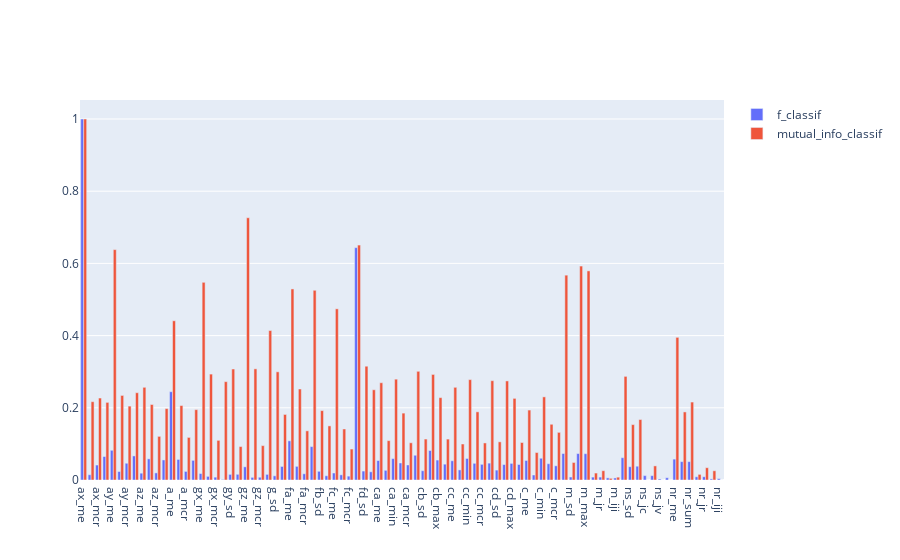

The notebook cell this image was saved under:
### Markdown cell above
### Feature selection algorithms
<a id='feature_selection'></a>

With some of the features being useless or even hurtful to our accuracy score, we would like to obtain an optimal feature subset. Besides improving our accuracy scores with this approach, we also expect to better understand which features and consequently which sensors are most informative in the domain of continuous authentication in an IoT environment.

We will use feature selection techniques implemented in the sklearn library, as they should more than suffice for our needs.

### Code cell
# Data
datas = datas_1

users = get_users_data(datas[0])

t = 13
i = 0
X = datas[i].iloc[:, 2:].values
y = datas[i].iloc[:, 0].values.ravel()
cols = list(datas[i].iloc[:, 2:].columns)

sel = VarianceThreshold()
sel.fit(X)
max_score = max(sel.variances_)
variances_scores = [x/max_score for x in sel.variances_]

sel = SelectKBest(f_classif, k=2)
sel.fit(X, y)
max_score = max(sel.scores_)
f_classif_scores = [x/max_score for x in sel.scores_]
# indices = sorted(np.argpartition(f_classif_scores, -t)[-t:])
# print("F classif:")
# print([cols[x] for x in indices])

sel = SelectKBest(mutual_info_classif, k=2)
sel.fit(X, y)
max_score = max(sel.scores_)
mutual_info_classif_scores = [x/max_score for x in sel.scores_]
# indices = sorted(np.argpartition(mutual_info_classif_scores, -t)[-t:])
# print("Mutual info classif:")
# print([cols[x] for x in indices])

fig = go.Figure(
    data=[
#         go.Bar(name="variances", x=cols, y=variances_scores),
        go.Bar(name="f_classif", x=cols, y=f_classif_scores),
        go.Bar(name="mutual_info_classif", x=cols, y=mutual_info_classif_scores),
    ]
)
# Change the bar mode
fig.update_layout(barmode="group")
fig.show()

### Figure 1 — Plotly figure (JSON) as saved in the notebook; plotly's stock layout.template omitted (floating-point values rounded to 4 significant figures)
{"data": [{"name": "f_classif", "type": "bar", "x": ["ax_me", "ax_sd", "ax_mcr", "ax_mai", "ay_me", "ay_sd", "ay_mcr", "ay_mai", "az_me", "az_sd", "az_mcr", "az_mai", "a_me", "a_sd", "a_mcr", "a_mai", "gx_me", "gx_sd", "gx_mcr", "gy_me", "gy_sd", "gy_mcr", "gz_me", "gz_sd", "gz_mcr", "g_me", "g_sd", "g_mcr", "fa_me", "fa_sd", "fa_mcr", "fb_me", "fb_sd", "fb_mcr", "fc_me", "fc_sd", "fc_mcr", "fd_me", "fd_sd", "fd_mcr", "ca_me", "ca_sd", "ca_min", "ca_max", "ca_mcr", "cb_me", "cb_sd", "cb_min", "cb_max", "cb_mcr", "cc_me", "cc_sd", "cc_min", "cc_max", "cc_mcr", "cd_me", "cd_sd", "cd_min", "cd_max", "cd_mcr", "c_me", "c_sd", "c_min", "c_max", "c_mcr", "m_me", "m_sd", "m_min", "m_max", "m_jc", "m_jr", "m_jv", "m_iji", "ns_me", "ns_sd", "ns_sum", "ns_jc", "ns_jr", "ns_jv", "ns_iji", "nr_me", "nr_sd", "nr_sum", "nr_jc", "nr_jr", "nr_jv", "nr_iji"], "y": [1, 0.01455, 0.04143, 0.06506, 0.0823, 0.02344, 0.04644, 0.0667, 0.01889, 0.05855, 0.01973, 0.05553, 0.2446, 0.05698, 0.02381, 0.05446, 0.01785, 0.01006, 0.007828, 0.001444, 0.01557, 0.0158, 0.03654, 0.007299, 0.007641, 0.01557, 0.01156, 0.03754, 0.1085, 0.03782, 0.01719, 0.09254, 0.0241, 0.01169, 0.01933, 0.0143, 0.01072, 0.6436, 0.02477, 0.02272, 0.05393, 0.02681, 0.05924, 0.04714, 0.04164, 0.06856, 0.02572, 0.08172, 0.05526, 0.04388, 0.05327, 0.02797, 0.05963, 0.04623, 0.04338, 0.04674, 0.02741, 0.04274, 0.04602, 0.04293, 0.05407, 0.01385, 0.06024, 0.04511, 0.03932, 0.07336, 0.008247, 0.07322, 0.0729, 0.008015, 0.008089, 0.005962, 0.005638, 0.06176, 0.0368, 0.03821, 0.01216, 0.01208, 0.002843, 0.006199, 0.05785, 0.05091, 0.05085, 0.008904, 0.009008, 0.003066, 0.003811]}, {"name": "mutual_info_classif", "type": "bar", "x": ["ax_me", "ax_sd", "ax_mcr", "ax_mai", "ay_me", "ay_sd", "ay_mcr", "ay_mai", "az_me", "az_sd", "az_mcr", "az_mai", "a_me", "a_sd", "a_mcr", "a_mai", "gx_me", "gx_sd", "gx_mcr", "gy_me", "gy_sd", "gy_mcr", "gz_me", "gz_sd", "gz_mcr", "g_me", "g_sd", "g_mcr", "fa_me", "fa_sd", "fa_mcr", "fb_me", "fb_sd", "fb_mcr", "fc_me", "fc_sd", "fc_mcr", "fd_me", "fd_sd", "fd_mcr", "ca_me", "ca_sd", "ca_min", "ca_max", "ca_mcr", "cb_me", "cb_sd", "cb_min", "cb_max", "cb_mcr", "cc_me", "cc_sd", "cc_min", "cc_max", "cc_mcr", "cd_me", "cd_sd", "cd_min", "cd_max", "cd_mcr", "c_me", "c_sd", "c_min", "c_max", "c_mcr", "m_me", "m_sd", "m_min", "m_max", "m_jc", "m_jr", "m_jv", "m_iji", "ns_me", "ns_sd", "ns_sum", "ns_jc", "ns_jr", "ns_jv", "ns_iji", "nr_me", "nr_sd", "nr_sum", "nr_jc", "nr_jr", "nr_jv", "nr_iji"], "y": [1, 0.2169, 0.227, 0.215, 0.6382, 0.2342, 0.2047, 0.2418, 0.2568, 0.2091, 0.1208, 0.1978, 0.4411, 0.2063, 0.1179, 0.1949, 0.5476, 0.2934, 0.1098, 0.2724, 0.3074, 0.09263, 0.7264, 0.3079, 0.09522, 0.414, 0.2997, 0.1816, 0.5292, 0.252, 0.1362, 0.5255, 0.1922, 0.1499, 0.4741, 0.1414, 0.08575, 0.6508, 0.3152, 0.2499, 0.2694, 0.109, 0.2793, 0.1853, 0.1031, 0.3011, 0.1134, 0.2924, 0.2282, 0.1133, 0.2567, 0.09973, 0.278, 0.1888, 0.1026, 0.2751, 0.1057, 0.2744, 0.2261, 0.1038, 0.1937, 0.07607, 0.2302, 0.1543, 0.1319, 0.5674, 0.04857, 0.5926, 0.5792, 0.01924, 0.02573, 0.004624, 0.007872, 0.287, 0.1534, 0.1674, 0, 0.03905, 0, 7.547e-05, 0.3951, 0.1886, 0.2159, 0.01555, 0.03405, 0.02555, 0]}], "layout": {"barmode": "group"}}
